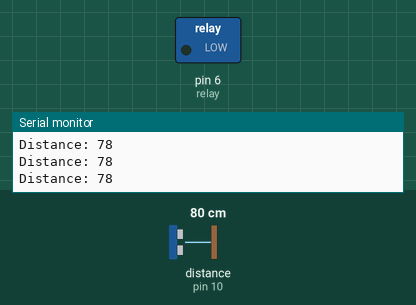
Simulated run of this sketch. Board: Arduino Uno, built with avr-gcc and run on an emulated ATmega328P. On the bench: switched loads named in the sketch (green lamp = pin HIGH), the last lines printed to the serial monitor. Wiring (inferred from the names in the program): ultrasonic range finder: trigger pin 9; echo pin 10. The test bench sets the inputs (shaded band); at power-on: distance to the obstacle (sensor on pin 10) 80 cm. The echo pulse lasts 58.3 µs per cm; pins used as bus, display or sensor lines are not drawn.

Above: at 1.2 s.
1.3 s: distance to the obstacle (sensor on pin 10) set to 10 cm
3.9 s: distance to the obstacle (sensor on pin 10) set to 7 cm
At 4.9 s:
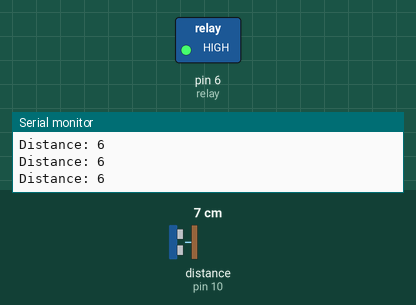
5.4 s: distance to the obstacle (sensor on pin 10) set to 120 cm
At 8.3 s:
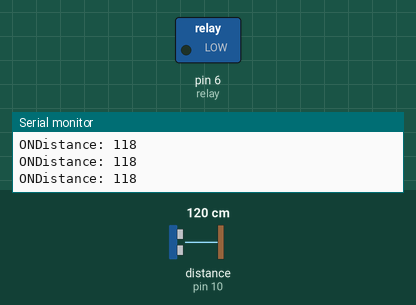
Timing chart, 0 to 9.8 s (numbered marks = the images above; inputs shaded):
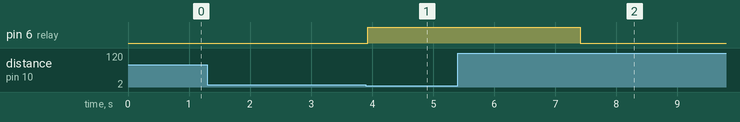

The sketch:

mixer_fingers.ino
```cpp
//gp2y0a02yk0f
//http://howtomechatronics.com/tutorials/arduino/ultrasonic-sensor-hc-sr04/
//
const int trigPin = 9;
const int echoPin = 10;

const int relay = 6;
long duration;
int distance;
boolean isMotor = true;
unsigned long sc_start_motor = 0;

void setup() {
  pinMode(relay, OUTPUT);
  digitalWrite(relay,LOW);
  pinMode(trigPin, OUTPUT); // Sets the trigPin as an Output
  pinMode(echoPin, INPUT); // Sets the echoPin as an Input
  Serial.begin(9600); // Starts the serial communication
}

void loop() {

  // Clears the trigPin
  digitalWrite(trigPin, LOW);
  delayMicroseconds(2);
  // Sets the trigPin on HIGH state for 10 micro seconds
  digitalWrite(trigPin, HIGH);
  delayMicroseconds(10);
  digitalWrite(trigPin, LOW);
  // Reads the echoPin, returns the sound wave travel time in microseconds
  duration = pulseIn(echoPin, HIGH);
  // Calculating the distance
  distance= duration*0.034/2;
  // Prints the distance on the Serial Monitor
  Serial.print("Distance: ");
  Serial.println(distance);


  if ((distance < 7)||(distance == 7)) {
      digitalWrite(relay,HIGH);
      isMotor = true;
      sc_start_motor = millis();
    } else {isMotor = false;}

  if ( (isMotor == false)&&( millis() - sc_start_motor > 2000) ){
      digitalWrite(relay,LOW);
      Serial.print("ON");
    }

}
```

Measured:
- the behaviour switches between 9 and 8 cm on distance to the obstacle (sensor on pin 10) (found by bisection; images 0 and 1)
- after the input at 3.9 s, pin 6 (relay): LOW → HIGH at once
- after the input at 5.4 s, pin 6 (relay): HIGH → LOW after 2.0 s
